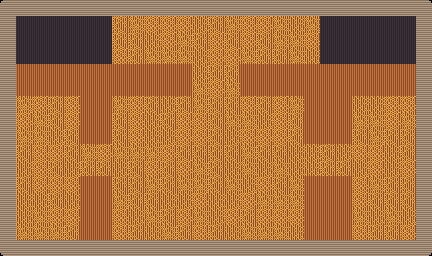

The image is a tile-based game level rendered from a .tmx file. Its description and complete source (layers, tilesets, objects, tile grids) follow:
An orthogonal 27x16 tile map with 16x16 px tiles, 2 tile layers (bg, wheat) and 4 objects (3x Fire, Comb).

<map version="1.9" tiledversion="1.9.2" orientation="orthogonal" renderorder="right-down" width="27" height="16" tilewidth="16" tileheight="16" infinite="0" nextlayerid="4" nextobjectid="5">
 <tileset firstgid="1" source="tiles.tsx" />
 <layer id="1" name="bg" width="27" height="16">
  <data encoding="csv">
5,11,11,11,11,11,11,11,11,11,11,11,11,11,11,11,11,11,11,11,11,11,11,11,11,11,6,
11,7,7,7,7,7,7,11,11,11,11,11,11,11,11,11,11,11,11,11,7,7,7,7,7,7,11,
11,7,7,7,7,7,7,11,11,11,11,11,11,11,11,11,11,11,11,11,7,7,7,7,7,7,11,
11,7,7,7,7,7,7,11,11,11,11,11,11,11,11,11,11,11,11,11,7,7,7,7,7,7,11,
11,8,8,8,8,8,8,8,8,8,8,8,11,11,11,8,8,8,8,8,8,8,8,8,8,8,11,
11,8,8,8,8,8,8,8,8,8,8,8,11,11,11,8,8,8,8,8,8,8,8,8,8,8,11,
11,11,11,11,11,8,8,11,11,11,11,11,11,11,11,11,11,11,11,8,8,8,11,11,11,11,11,
11,11,11,11,11,8,8,11,11,11,11,11,11,11,11,11,11,11,11,8,8,8,11,11,11,11,11,
11,11,11,11,11,8,8,11,11,11,11,11,11,11,11,11,11,11,11,8,8,8,11,11,11,11,11,
11,11,11,11,11,11,11,11,11,11,11,11,11,11,11,11,11,11,11,11,11,11,11,11,11,11,11,
11,11,11,11,11,11,11,11,11,11,11,11,11,11,11,11,11,11,11,11,11,11,11,11,11,11,11,
11,11,11,11,11,8,8,11,11,11,11,11,11,11,11,11,11,11,11,8,8,8,11,11,11,11,11,
11,11,11,11,11,8,8,11,11,11,11,11,11,11,11,11,11,11,11,8,8,8,11,11,11,11,11,
11,11,11,11,11,8,8,11,11,11,11,11,11,11,11,11,11,11,11,8,8,8,11,11,11,11,11,
11,11,11,11,11,8,8,11,11,11,11,11,11,11,11,11,11,11,11,8,8,8,11,11,11,11,11,
9,11,11,11,11,11,11,11,11,11,11,11,11,11,11,11,11,11,11,11,11,11,11,11,11,11,10
</data>
 </layer>
 <layer id="2" name="wheat" width="27" height="16">
  <data encoding="csv">
0,0,0,0,0,0,0,0,0,0,0,0,0,0,0,0,0,0,0,0,0,0,0,0,0,0,0,
0,0,0,0,0,0,0,2,3,1,1,1,4,2,3,1,1,3,4,3,0,0,0,0,0,0,0,
0,0,0,0,0,0,0,2,2,4,1,3,2,1,2,1,2,3,3,1,0,0,0,0,0,0,0,
0,0,0,0,0,0,0,1,2,3,3,3,4,1,1,3,2,2,3,4,0,0,0,0,0,0,0,
0,0,0,0,0,0,0,0,0,0,0,0,4,2,2,0,0,0,0,0,0,0,0,0,0,0,0,
0,0,0,0,0,0,0,0,0,0,0,0,3,1,3,0,0,0,0,0,0,0,0,0,0,0,0,
0,3,1,2,1,0,0,3,1,2,4,2,3,2,2,1,2,1,3,0,0,0,4,4,1,1,0,
0,1,3,2,1,0,0,2,1,4,2,1,1,2,3,3,4,1,2,0,0,0,3,3,1,3,0,
0,3,3,4,2,0,0,2,1,4,4,1,1,2,4,1,1,1,2,0,0,0,2,3,2,2,0,
0,2,1,1,2,3,1,3,3,3,1,2,2,2,2,3,2,2,4,4,2,4,1,1,4,2,0,
0,4,1,2,4,2,2,4,2,1,2,1,3,2,4,3,4,3,4,4,2,2,4,1,4,1,0,
0,2,1,1,1,0,0,2,2,3,2,3,3,2,3,4,1,2,3,0,0,0,1,3,2,2,0,
0,4,4,2,4,0,0,3,2,2,4,4,1,4,4,1,3,3,3,0,0,0,1,2,2,2,0,
0,4,3,1,1,0,0,1,4,3,2,1,3,4,1,2,1,1,1,0,0,0,3,4,3,4,0,
0,3,3,3,2,0,0,1,2,4,3,2,1,2,4,3,3,3,4,0,0,0,1,2,2,1,0,
0,0,0,0,0,0,0,0,0,0,0,0,0,0,0,0,0,0,0,0,0,0,0,0,0,0,0
</data>
 </layer>
 <objectgroup id="3" name="obj">
  <object id="1" name="Fire" class="Fire" x="208" y="16" width="16" height="16" />
  <object id="2" name="Fire" class="Fire" x="352" y="208" width="16" height="16">
   <properties>
    <property name="delay" type="int" value="8000" />
   </properties>
  </object>
  <object id="3" name="Fire" class="Fire" x="64" y="96" width="16" height="16">
   <properties>
    <property name="delay" type="int" value="4000" />
   </properties>
  </object>
  <object id="4" name="Comb" class="Comb" x="280" y="72" width="16" height="16" rotation="90" />
 </objectgroup>
</map>
